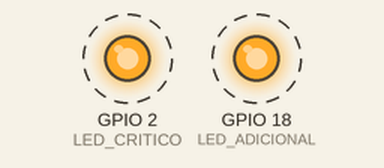
Recording of a sketch running on a simulated ESP32. On the bench: output pins drawn as LEDs (lit = HIGH). Dashed ring = blinking. What the sketch prints to the serial monitor is not drawn.

Above: at 0.05 s.
Timing chart, 0 to 4.6 s (numbered marks = the images above):
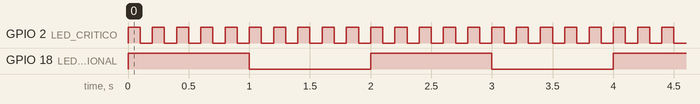

The sketch:

ESP32_RTOS.ino
```cpp
/*
 * Proyecto: FreeRTOS en ESP32 - Version 2
 * Plataforma: ESP32-WROOM-32
 * Sistema: FreeRTOS nativo
 *
 * Se agrega una tercera tarea para controlar
 * un LED externo conectado al GPIO 18.
 */

#include <Arduino.h>

// Pines de los LEDs
#define LED_CRITICO 2
#define LED_ADICIONAL 18

// Tarea 1: LED azul integrado - Prioridad alta
void TaskCritica(void *pvParameters) {
  (void) pvParameters;

  for (;;) {
    digitalWrite(LED_CRITICO, !digitalRead(LED_CRITICO));
    vTaskDelay(pdMS_TO_TICKS(100));
  }
}

// Tarea 2: Telemetria - Prioridad baja
void TaskTelemetria(void *pvParameters) {
  (void) pvParameters;

  for (;;) {
    Serial.println("Telemetria enviada desde el Core 0");
    vTaskDelay(pdMS_TO_TICKS(500));
  }
}

// Tarea 3: LED externo - Prioridad baja
void TaskAdicional(void *pvParameters) {
  (void) pvParameters;

  for (;;) {
    digitalWrite(LED_ADICIONAL, !digitalRead(LED_ADICIONAL));
    vTaskDelay(pdMS_TO_TICKS(1000));
  }
}

void setup() {
  Serial.begin(115200);

  // Configurar pines como salidas
  pinMode(LED_CRITICO, OUTPUT);
  pinMode(LED_ADICIONAL, OUTPUT);

  Serial.println("Iniciando FreeRTOS con 3 tareas...");

  // Tarea critica en Core 1 - Prioridad 2
  xTaskCreatePinnedToCore(
    TaskCritica,
    "Critica",
    2048,
    NULL,
    2,
    NULL,
    1
  );

  // Tarea telemetria en Core 0 - Prioridad 1
  xTaskCreatePinnedToCore(
    TaskTelemetria,
    "Telemetria",
    4096,
    NULL,
    1,
    NULL,
    0
  );

  // Nueva tarea en Core 1 - Prioridad 1
  xTaskCreatePinnedToCore(
    TaskAdicional,
    "Adicional",
    2048,
    NULL,
    1,
    NULL,
    1
  );
}

void loop() {
  // FreeRTOS administra las tareas
  vTaskDelay(pdMS_TO_TICKS(1000));
}
```

Measured:
- by itself, GPIO 2 (LED_CRITICO): alternates HIGH for 0.10 s and LOW for 0.10 s
- by itself, GPIO 18 (LED_ADICIONAL): alternates HIGH for 1.0 s and LOW for 1.0 s
